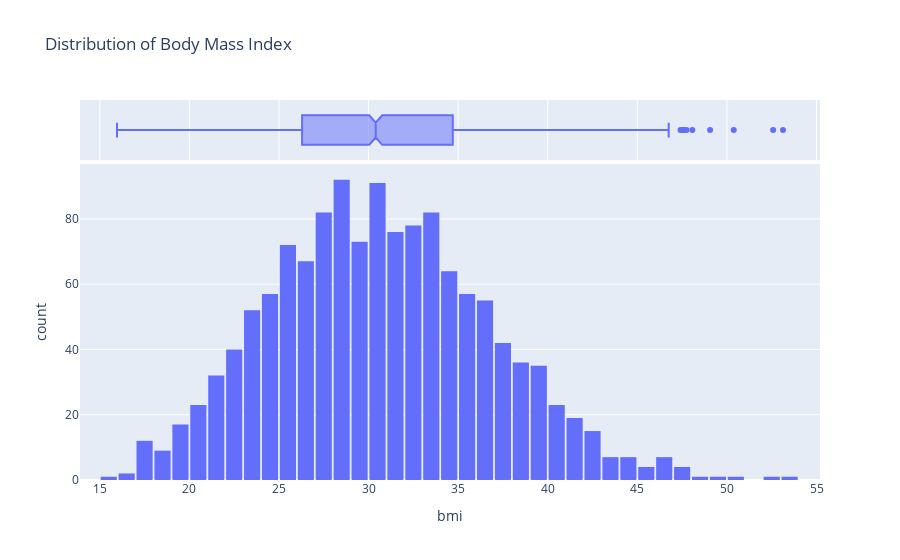

Here is the notebook cell this chart was saved with:
### Code cell
fig = px.histogram(
    medical_charges,
    x = 'bmi',
    marginal ='box',
    nbins = 47,
    title = 'Distribution of Body Mass Index'
)

fig.update_layout(bargap=0.1)
fig.show()

### Figure 1 — Plotly figure (JSON) as saved in the notebook; plotly's stock layout.template omitted (floating-point values rounded to 4 significant figures; data arrays with more than 128 entries replaced by an {"elided": "..."} marker saying what was removed)
{"data": [{"bingroup": "x", "hovertemplate": "bmi=%{x}<br>count=%{y}<extra></extra>", "legendgroup": "", "marker": {"color": "#636efa", "pattern": {"shape": ""}}, "name": "", "nbinsx": 47, "orientation": "v", "showlegend": false, "type": "histogram", "x": {"elided": "1338 float values"}, "xaxis": "x", "yaxis": "y"}, {"hovertemplate": "bmi=%{x}<extra></extra>", "legendgroup": "", "marker": {"color": "#636efa"}, "name": "", "notched": true, "showlegend": false, "type": "box", "x": {"elided": "1338 float values"}, "xaxis": "x2", "yaxis": "y2"}], "layout": {"bargap": 0.1, "barmode": "relative", "legend": {"tracegroupgap": 0}, "title": {"text": "Distribution of Body Mass Index"}, "xaxis": {"anchor": "y", "domain": [0, 1], "title": {"text": "bmi"}}, "xaxis2": {"anchor": "y2", "domain": [0, 1], "matches": "x", "showgrid": true, "showticklabels": false}, "yaxis": {"anchor": "x", "domain": [0, 0.8316], "title": {"text": "count"}}, "yaxis2": {"anchor": "x2", "domain": [0.8416, 1], "matches": "y2", "showgrid": false, "showline": false, "showticklabels": false, "ticks": ""}}}
